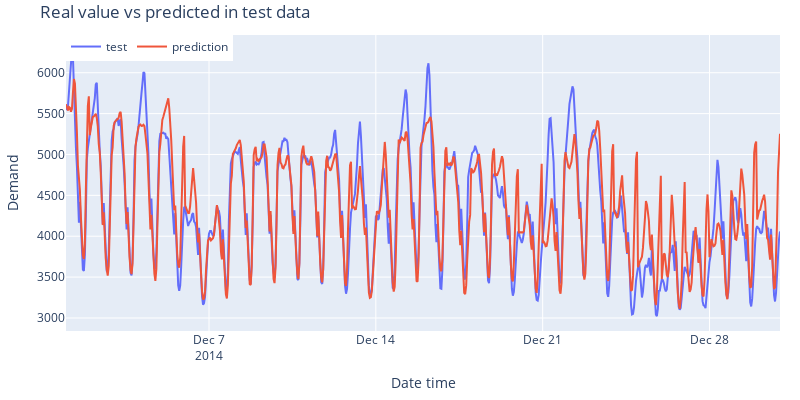

Notebook cell for this chart:
### Code cell
# Plot predictions vs real value
# ======================================================================================
fig = go.Figure()
trace1 = go.Scatter(x=data_test.index, y=data_test['Demand'], name="test", mode="lines")
trace2 = go.Scatter(x=predictions.index, y=predictions['pred'], name="prediction", mode="lines")
fig.add_trace(trace1)
fig.add_trace(trace2)
fig.update_layout(
    title="Real value vs predicted in test data",
    xaxis_title="Date time",
    yaxis_title="Demand",
    width=800,
    height=400,
    margin=dict(l=20, r=20, t=35, b=20),
    legend=dict(orientation="h", yanchor="top", y=1.01, xanchor="left", x=0)
)
fig.show()

### Figure 1 — Plotly figure (JSON) as saved in the notebook; plotly's stock layout.template omitted (floating-point values rounded to 4 significant figures; data arrays with more than 128 entries replaced by an {"elided": "..."} marker saying what was removed)
{"data": [{"mode": "lines", "name": "test", "type": "scatter", "x": {"elided": "720 str values"}, "y": {"elided": "720 float values"}}, {"mode": "lines", "name": "prediction", "type": "scatter", "x": {"elided": "720 str values"}, "y": {"elided": "720 float values"}}], "layout": {"height": 400, "legend": {"orientation": "h", "x": 0, "xanchor": "left", "y": 1.01, "yanchor": "top"}, "margin": {"b": 20, "l": 20, "r": 20, "t": 35}, "title": {"text": "Real value vs predicted in test data"}, "width": 800, "xaxis": {"title": {"text": "Date time"}}, "yaxis": {"title": {"text": "Demand"}}}}
